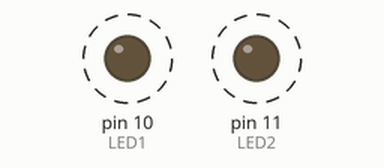
Recording of a sketch running on a simulated Arduino Uno, built with avr-gcc and run on an emulated ATmega328P. Parts: output pins drawn as LEDs (lit = HIGH). Dashed ring = blinking.

Above: at 0.45 s.
Timing chart, 0 to 3.0 s (numbered marks = the images above):
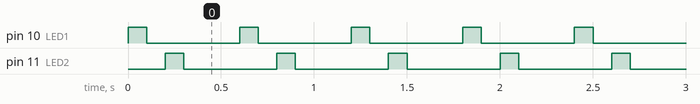

The sketch:

LED_Blink.ino
```cpp
/*
CSC 899: DIY Burglar Alarm
Pratik Jaiswal, Arno Puder

Arduino program to make its LED blink
*/

// LED is connected to digital pin 13
#define LED1 10

#define LED2 11

#define LED3 9

//Set the digital pin as output
void setup() {
  pinMode(LED1, OUTPUT);
  pinMode(LED2, OUTPUT);
}
/* This loop will make sure that LED turns on and then,
waits for a second to make it off again. And the process
repeats, wating - on - waiting - off and so on*/

void loop() {

  digitalWrite(LED1, HIGH);
  delay(100);
  digitalWrite(LED1, LOW);
  delay(100);

  {
    digitalWrite(LED2, HIGH);
    delay(100);
    digitalWrite(LED2, LOW);
    delay(100);
  }

  {
    digitalWrite(LED3, HIGH);
    delay(100);
    digitalWrite(LED3, LOW);
    delay(100);
  }

}
```

Measured:
- by itself, pin 10 (LED1), pin 11 (LED2): alternates HIGH for 0.10 s and LOW for 0.50 s
- by itself, everything shown: repeats every 0.60 s, in 4 steps
